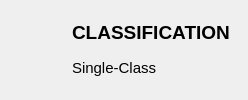
              <widget class="QWidget" name="augment_panel_info_classification">
               <property name="autoFillBackground">
                <bool>false</bool>
               </property>
               <layout class="QHBoxLayout" name="horizontalLayout_5">
                <property name="spacing">
                 <number>6</number>
                </property>
                <property name="leftMargin">
                 <number>4</number>
                </property>
                <property name="topMargin">
                 <number>9</number>
                </property>
                <property name="rightMargin">
                 <number>9</number>
                </property>
                <property name="bottomMargin">
                 <number>9</number>
                </property>
                <item>
                 <widget class="QToolButton" name="toolButton_4">
                  <property name="autoFillBackground">
                   <bool>false</bool>
                  </property>
                  <property name="text">
                   <string/>
                  </property>
                  <property name="icon">
                   <iconset resource="icons.qrc">
                    <normaloff>:/png/resources/hierarchy.png</normaloff>:/png/resources/hierarchy.png</iconset>
                  </property>
                  <property name="iconSize">
                   <size>
                    <width>45</width>
                    <height>45</height>
                   </size>
                  </property>
                  <property name="autoRaise">
                   <bool>true</bool>
                  </property>
                 </widget>
                </item>
                <item>
                 <widget class="QFrame" name="frame_22">
                  <property name="autoFillBackground">
                   <bool>false</bool>
                  </property>
                  <property name="frameShape">
                   <enum>QFrame::NoFrame</enum>
                  </property>
                  <property name="frameShadow">
                   <enum>QFrame::Plain</enum>
                  </property>
                  <layout class="QVBoxLayout" name="verticalLayout_13">
                   <item>
                    <widget class="QLabel" name="label_7">
                     <property name="font">
                      <font>
                       <pointsize>14</pointsize>
                       <bold>true</bold>
                      </font>
                     </property>
                     <property name="text">
                      <string>CLASSIFICATION</string>
                     </property>
                    </widget>
                   </item>
                   <item>
                    <widget class="QLabel" name="label_8">
                     <property name="font">
                      <font>
                       <pointsize>11</pointsize>
                      </font>
                     </property>
                     <property name="text">
                      <string>Single-Class</string>
                     </property>
                    </widget>
                   </item>
                  </layout>
                 </widget>
                </item>
               </layout>
              </widget>
